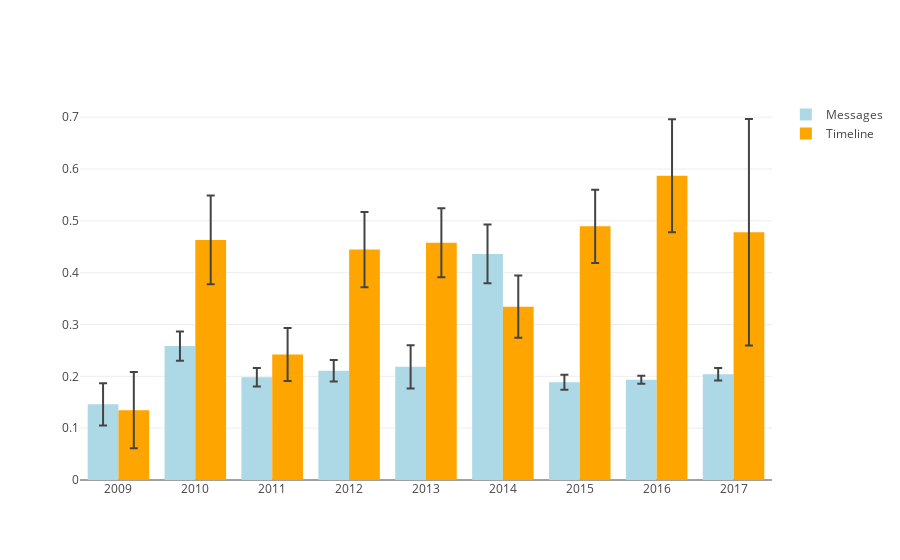

Notebook cell for this chart:
### Code cell
getGroupChart(messages, timeline)

### Figure 1 — Plotly figure (JSON) as saved in the notebook; plotly's stock layout.template omitted (floating-point values rounded to 4 significant figures)
{"data": [{"error_y": {"array": [0.04078, 0.02823, 0.01801, 0.02063, 0.04192, 0.05674, 0.01461, 0.007666, 0.01208], "type": "data", "visible": true}, "marker": {"color": "#add8e6"}, "name": "Messages", "type": "bar", "x": [2009, 2010, 2011, 2012, 2013, 2014, 2015, 2016, 2017], "y": [0.1461, 0.2585, 0.1983, 0.2107, 0.2183, 0.4362, 0.1885, 0.1936, 0.204]}, {"error_y": {"array": [0.07352, 0.08548, 0.05109, 0.07257, 0.06659, 0.06, 0.07072, 0.1089, 0.2184], "type": "data", "visible": true}, "marker": {"color": "#FFA500"}, "name": "Timeline", "type": "bar", "x": [2009, 2010, 2011, 2012, 2013, 2014, 2015, 2016, 2017], "y": [0.1347, 0.4633, 0.2423, 0.4447, 0.4577, 0.3344, 0.4894, 0.587, 0.4781]}], "layout": {"barmode": "group"}}
